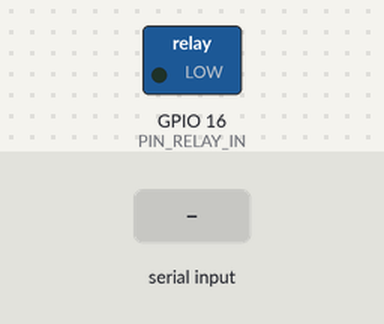
Simulated run of this sketch. Board: ESP32. On the bench: switched loads named in the sketch (green lamp = pin HIGH). The test bench sets the inputs (shaded band). What the sketch prints to the serial monitor is not drawn.

Above: at 1.2 s.
1.3 s: "r\n" received over Serial
At 1.7 s:
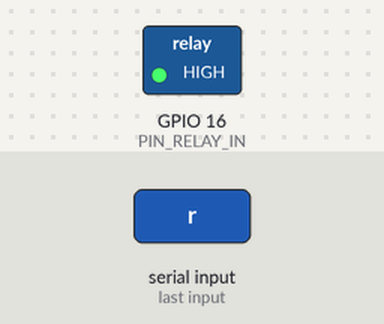
3.3 s: "s\n" received over Serial
4.8 s: "1\n" received over Serial
Timing chart, 0 to 7.8 s (numbered marks = the images above; inputs shaded):
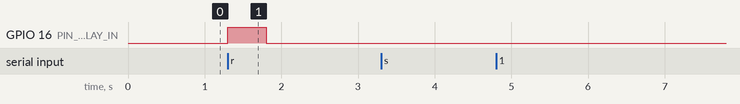

Measured:
- after the input at 1.3 s, GPIO 16 (PIN_RELAY_IN): LOW → HIGH at once, → LOW 0.50 s later
- after the input at 3.3 s, every drawn part: stays the same
- after the input at 4.8 s, every drawn part: stays the same

The sketch:

06_recovery_relay.ino
```cpp
#include <Arduino.h>

#include "NodeBPins.h"
#include "RecoveryRelay.h"

namespace {
// Dikonfirmasi pengguna: modul relay proyek aktif HIGH.
constexpr aether::RelayPolarity kRelayPolarity = aether::RelayPolarity::ActiveHigh;
constexpr uint32_t kStatusPeriodMs = 1000;
constexpr uint8_t kMaxSerialBytesPerLoop = 16;
aether::RecoveryRelay relay(PIN_RELAY_IN, kRelayPolarity);
uint32_t lastStatusMs = 0;
uint32_t acceptedCount = 0;

void printHelp() {
  Serial.println("Commands: r=recovery pulse 500ms, s=cancel pulse, i=status, ?=help; cooldown=30s after release");
}

void printStatus(uint32_t nowMs, const char* event = "STATUS") {
  Serial.printf("{\"system\":\"AETHER\",\"node\":\"nodeB\",\"component\":\"RECOVERY_RELAY\","
                "\"uptime_ms\":%lu,\"event\":\"%s\",\"active_level\":\"HIGH\","
                "\"relay_active\":%s,\"cooldown_remaining_ms\":%lu,\"accepted_count\":%lu}\n",
                static_cast<unsigned long>(nowMs), event, relay.active() ? "true" : "false",
                static_cast<unsigned long>(relay.cooldownRemainingMs(nowMs)),
                static_cast<unsigned long>(acceptedCount));
}

void serviceRelay(uint32_t nowMs) {
  const bool wasActive = relay.active();
  relay.update(nowMs);
  if (wasActive && !relay.active()) printStatus(nowMs, "PULSE_RELEASED");
}

void handleCommand(char command, uint32_t nowMs) {
  switch (command) {
    case 'r': {
      const aether::RelayTriggerResult result = relay.trigger(nowMs);
      if (result == aether::RelayTriggerResult::Started) ++acceptedCount;
      printStatus(nowMs, aether::RecoveryRelay::resultName(result));
      return;
    }
    case 's': relay.cancel(nowMs); printStatus(nowMs, "CANCEL_REQUEST"); return;
    case 'i': printStatus(nowMs); return;
    case '?': printHelp(); return;
    case '\r': case '\n': case ' ': case '\t': return;
    default: Serial.println("{\"error\":\"UNKNOWN_COMMAND\",\"help\":\"?\"}"); return;
  }
}
}  // namespace

void setup() {
  relay.begin();  // Aktif HIGH: perintahkan output LOW, tidak ada recovery otomatis.
  Serial.begin(115200);
  Serial.println("AETHER Node B | Bagian 06: Recovery Relay | GPIO=16 ACTIVE=HIGH");
  printHelp();
  lastStatusMs = millis();
  printStatus(lastStatusMs);
}

void loop() {
  uint32_t nowMs = millis();
  serviceRelay(nowMs);
  for (uint8_t i = 0; i < kMaxSerialBytesPerLoop && Serial.available() > 0; ++i) {
    nowMs = millis();
    serviceRelay(nowMs);
    handleCommand(static_cast<char>(Serial.read()), nowMs);
  }
  nowMs = millis();
  serviceRelay(nowMs);
  if (static_cast<uint32_t>(nowMs - lastStatusMs) >= kStatusPeriodMs) {
    lastStatusMs = nowMs;
    printStatus(nowMs);
  }
  delay(1);
}
```

RecoveryRelay.cpp
```cpp
#include "RecoveryRelay.h"

namespace aether {

void RecoveryRelay::drive(bool active) {
  const bool high = (polarity_ == RelayPolarity::ActiveHigh) ? active : !active;
  digitalWrite(pin_, high ? HIGH : LOW);
  active_ = active;
}

void RecoveryRelay::begin() {
  pinMode(pin_, OUTPUT);
  drive(false);
  coolingDown_ = false;
  pulseStartMs_ = releasedMs_ = 0;
  started_ = true;
}

void RecoveryRelay::release(uint32_t nowMs) {
  drive(false);
  coolingDown_ = true;
  releasedMs_ = nowMs;  // Jeda dihitung setelah output benar-benar diperintahkan OFF.
}

void RecoveryRelay::update(uint32_t nowMs) {
  if (!started_) return;
  if (active_ && static_cast<uint32_t>(nowMs - pulseStartMs_) >= kRecoveryPulseMs) {
    release(nowMs);
  }
  if (coolingDown_ && static_cast<uint32_t>(nowMs - releasedMs_) >= kRecoveryCooldownMs) {
    coolingDown_ = false;
  }
}

RelayTriggerResult RecoveryRelay::trigger(uint32_t nowMs) {
  if (!started_) return RelayTriggerResult::NotStarted;
  update(nowMs);
  if (active_) return RelayTriggerResult::Busy;
  if (coolingDown_) return RelayTriggerResult::Cooldown;
  pulseStartMs_ = nowMs;
  drive(true);
  return RelayTriggerResult::Started;
}

void RecoveryRelay::cancel(uint32_t nowMs) {
  if (!started_) return;
  // Batalkan langsung tanpa menyalakan output atau mengulang timer cooldown.
  if (active_) release(nowMs);
  update(nowMs);
}

uint32_t RecoveryRelay::cooldownRemainingMs(uint32_t nowMs) const {
  if (!coolingDown_) return 0;
  const uint32_t elapsed = static_cast<uint32_t>(nowMs - releasedMs_);
  return elapsed >= kRecoveryCooldownMs ? 0 : kRecoveryCooldownMs - elapsed;
}

const char* RecoveryRelay::resultName(RelayTriggerResult result) {
  switch (result) {
    case RelayTriggerResult::Started: return "STARTED";
    case RelayTriggerResult::NotStarted: return "NOT_STARTED";
    case RelayTriggerResult::Busy: return "BUSY";
    case RelayTriggerResult::Cooldown: return "COOLDOWN";
  }
  return "UNKNOWN";
}

}  // namespace aether
```

RecoveryRelay.h
```cpp
#pragma once

#include <Arduino.h>

namespace aether {

enum class RelayPolarity : uint8_t { ActiveLow, ActiveHigh };
enum class RelayTriggerResult : uint8_t { Started, NotStarted, Busy, Cooldown };

constexpr uint32_t kRecoveryPulseMs = 500;
constexpr uint32_t kRecoveryCooldownMs = 30000;

// Gunakan begin(), trigger(), cancel(), update() dari satu loop pemilik.
class RecoveryRelay {
 public:
  // Polaritas wajib dipilih eksplisit, tidak memakai default tersembunyi.
  RecoveryRelay(uint8_t pin, RelayPolarity polarity) : pin_(pin), polarity_(polarity) {}

  void begin();
  RelayTriggerResult trigger(uint32_t nowMs);
  void cancel(uint32_t nowMs);
  void update(uint32_t nowMs);

  bool active() const { return active_; }
  uint32_t cooldownRemainingMs(uint32_t nowMs) const;
  static const char* resultName(RelayTriggerResult result);

 private:
  void drive(bool active);
  void release(uint32_t nowMs);

  uint8_t pin_;
  RelayPolarity polarity_;
  bool started_ = false;
  bool active_ = false;
  bool coolingDown_ = false;
  uint32_t pulseStartMs_ = 0;
  uint32_t releasedMs_ = 0;
};

}  // namespace aether
```

NodeBPins.h
```cpp
#pragma once

// Kontak NO relay menuju pin fisik 11 / BCM GPIO 17 Raspberry Pi.
#define PIN_RELAY_IN 16
```
